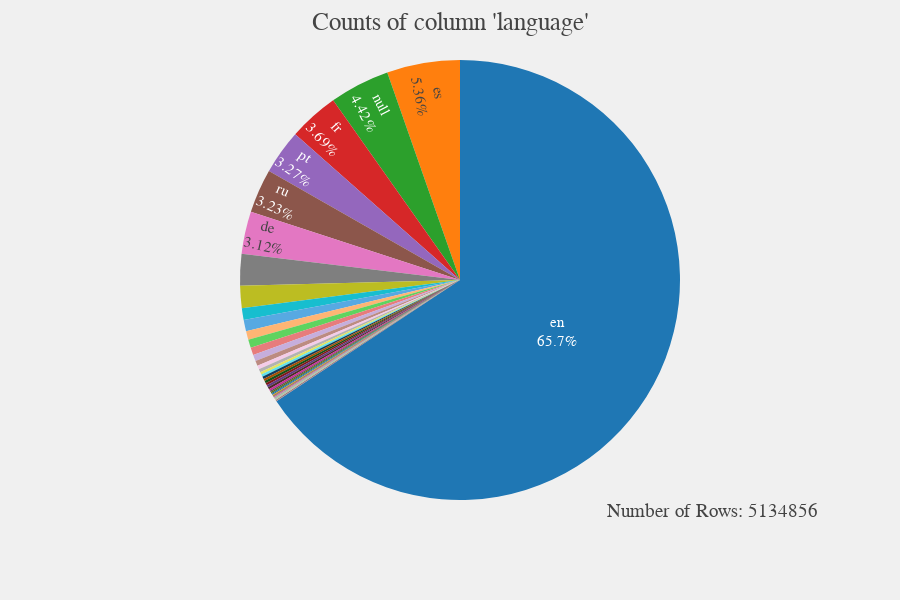

Notebook code for this chart:
### Code cell
fig = px.pie(language_count, names="language", values="len")
fig.update_layout(title="Counts of column 'language'", height=600)
fig.update_traces(texttemplate="%{label}<br>%{percent}", textposition='inside',
                  textfont_size=19)
fig.add_annotation(text=f"Number of Rows: {sum(language_count['len'])}", ax=0, ay=0, x=1, y=0, xanchor="right", yanchor="top")

### Figure 1 — Plotly figure (JSON) as saved in the notebook; plotly's stock layout.template omitted (floating-point values rounded to 4 significant figures)
{"data": [{"domain": {"x": [0, 1], "y": [0, 1]}, "hovertemplate": "language=%{label}<br>len=%{value}<extra></extra>", "labels": ["sq", "sl", "gd", "ky", "it", "he", "lt", "kn", "no", "yi", "hu", "en", "bs", "sk", "si", "uz", "fi", "ml", "ps", "da", "cy", "lv", "mk", "af", "ur", "mg", "vi", "ru", "fa", "zh", "ro", "de", "tr", "bg", "ja", "fr", "kk", "nl", "eo", "ka", "pa", "id", "hr", "es", "pl", "la", "mn", "am", "ku", "ga", "sw", "gl", "te", "km", "el", "cs", "be", "ar", "mr", "ne", "et", "sv", "gu", "tg", "az", "ceb", "is", "ca", "eu", "fy", "th", "mt", "pt", "ta", "bn", "uk", "lb", "hi", "ko", "ms", null, "my", "hy", "sr", "fil"], "legendgroup": "", "name": "", "showlegend": true, "textfont": {"size": 19}, "textposition": "inside", "texttemplate": "%{label}<br>%{percent}", "type": "pie", "values": [1057, 572, 45, 81, 118775, 14018, 1940, 13, 9056, 25, 8744, 3374198, 1, 4180, 302, 4, 24415, 49, 6, 18507, 193, 5120, 594, 1161, 62, 12, 8740, 166044, 8508, 8813, 8532, 160150, 44692, 2139, 42637, 189436, 178, 31289, 192, 443, 131, 2774, 513, 275432, 83862, 426, 197, 72, 115, 362, 6, 223, 92, 51, 12072, 9110, 226, 9889, 19, 967, 1533, 32754, 1, 3, 4508, 102, 2214, 3963, 983, 74, 1194, 5, 167947, 646, 579, 2208, 34, 1609, 27979, 34, 226918, 358, 174, 384, 7190]}], "layout": {"annotations": [{"ax": 0, "ay": 0, "text": "Number of Rows: 5134856", "x": 1, "xanchor": "right", "y": 0, "yanchor": "top"}], "height": 600, "legend": {"tracegroupgap": 0}, "margin": {"t": 60}, "title": {"text": "Counts of column 'language'"}}}
